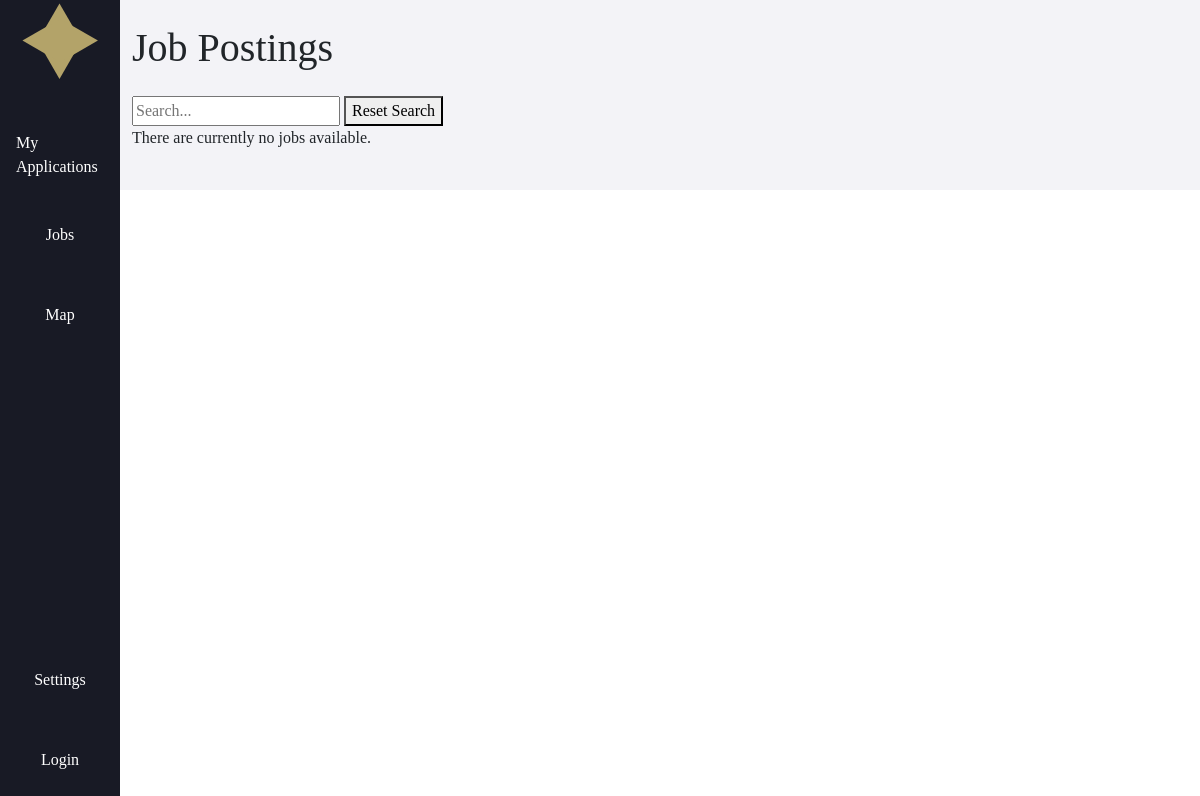
/jobs, run on an earlier commit of the app's database.
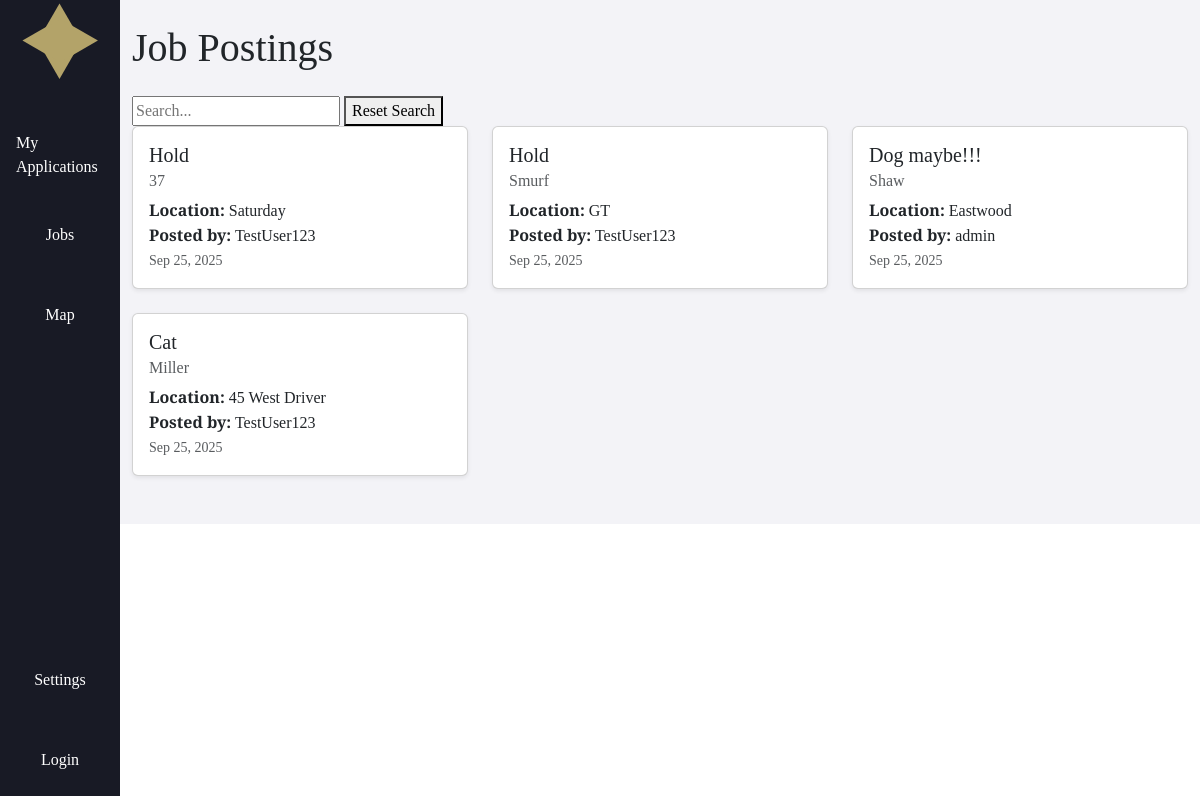
And on a later commit of the database.
### jobs/models.py (models this page shows, shortened)
class JobPosting(models.Model):
    title = models.CharField(max_length=200)
    description = models.TextField()
    company = models.CharField(max_length=100)
    location = models.CharField(max_length=100)
    posted_by = models.ForeignKey(User, on_delete=models.CASCADE)  # recruiter
    date_posted = models.DateTimeField(auto_now_add=True)

### accounts/models.py (models this page shows)
class CustomUser(AbstractUser):
    ROLE_CHOICES = (
        ("recruiter", "Recruiter"),
        ("user", "User"),
    )
    role = models.CharField(max_length=20, choices=ROLE_CHOICES, default="user")

### home/views.py (the view)
# urls.py: path('jobs', views.jobs, name='home.jobs'),
def jobs(request):
    query = request.GET.get("q")
    jobs = JobPosting.objects.all().order_by('-date_posted')
    if query:
        jobs = jobs.filter(title__icontains=query)
    return render(request, 'home/jobs.html', {'jobs': jobs})

### jobble/context_processors.py (called while the page is built, shortened)
def user_template(request):
    return {"base_template": "base.html"}           # default for anonymous users

### home/templates/home/jobs.html
{% extends base_template %}
{% load static %}
{% block content %}
<div class="container py-4">
  <h1 class="mb-4">Job Postings</h1>
  <div class="row">
	<form action="{% url 'home.jobs' %}" method="get">
		<input name="q" type="text" placeholder="Search...">
		<button action="{% url 'home.jobs' %}">Reset Search</button>
	</form>
    {% for job in jobs %}
      <div class="col-md-6 col-lg-4 mb-4">
        <div class="card shadow-sm h-100">
          <div class="card-body">
            <h5 class="card-title">{{ job.title }}</h5>
            <h6 class="card-subtitle mb-2 text-muted">{{ job.company }}</h6>
            <p class="card-text">
              <strong>Location:</strong> {{ job.location }}<br>
              <strong>Posted by:</strong> {{ job.posted_by.username }}<br>
              <small class="text-muted">{{ job.date_posted|date:"M d, Y" }}</small>
            </p>
          </div>
        </div>
      </div>
    {% empty %}
      <p>There are currently no jobs available.</p>
    {% endfor %}
  </div>
</div>
{% endblock content %}

### jobble/templates/base.html (shortened to what this page needs)
<!DOCTYPE html>
<html>
    {% load static %}
  <head>
  <link rel="stylesheet" href="{% static 'css/style.css' %}">
  <link href="https://cdn.jsdelivr.net/npm/bootstrap@5.3.3/dist/css/bootstrap.min.css" rel="stylesheet"crossorigin="anonymous">
  <link rel="stylesheet" href="https://cdnjs.cloudflare.com/ajax/libs/font-awesome/6.1.1/css/all.min.css">
  </head>
  <body>
 <div class="d-flex">
    <nav class="sidebar d-flex flex-column align-items-center">
      <div class="testsvg d-flex align-items-center justify-content-center">
        <a href="{% url 'home.index' %}" class="d-flex align-items-center">
          <img src="{% static 'img/Logo.svg' %}" width="100%" height="100%" alt="">
        </a>
      </div>
      <ul class="nav flex-column mb-auto">
        <li class="nav-item">
          <div class="test d-flex align-items-center justify-content-center">
          <a href="{% url 'home.applications' %}" class="nav-link">My Applications</a>
          </div>
        </li>
        <li class="nav-item">
          <div class="test d-flex align-items-center justify-content-center">
          <a href="{% url 'home.jobs' %}" class="nav-link">Jobs</a>
          </div>
        </li>
        <li class="">
          <div class="test d-flex align-items-center justify-content-center">
          <a href="{% url 'home.maps' %}" class="nav-link">Map</a>
          </div>
        </li>
      </ul>
      <div class="nav flex-column test2">
        <div class="nav-item test d-flex align-items-center justify-content-center">
          <a href="#" class="nav-link">Settings</a>
        </div>
        <div class="test d-flex align-items-center justify-content-center">
            {% if user.is_authenticated %}
            <div class="text-center">
            <a class="nav-link"
              href="{% url 'accounts.logout' %}">Logout, {{user.username }}?</a>
            </div>
            {% else %}
            <a class="nav-link"
              href="{% url 'accounts.login' %}">Login</a>
            {% endif %}
        </div>
      </div>
    </nav>
     <div class="main-content">
    {% block content %}
    {% endblock content %}
    </div>
</body>
</html>

### jobble/static/css/style.css (style rules this page uses)
* { font-family: "DM Serif Text", serif; font-weight: 400; font-style: normal; }
.main-content { background-color: #F3F3F7; width: 90vw; margin-left: 10vw; }
body { overflow-x: hidden; }
.sidebar { height: 100vh; width: 10vw; position: fixed; top: 0; left: 0; background-color: #181A25; justify-content: space-between; }
.sidebar .nav-link { color: #ffffff; }
.test { height: 10vh; width: 10vw; }
.test2 { justify-content: flex-end; }
.testsvg { width: auto; height: auto; }
h1 { font-size: 36px; }

What changed in the data, as far as the page shows it:
added JobPosting: title "Hold", company "37", location "Saturday", posted_by.username "TestUser123", date_posted "Sep 25, 2025"
added JobPosting: title "Hold", company "Smurf", location "GT", posted_by.username "TestUser123", date_posted "Sep 25, 2025"
added JobPosting: title "Dog maybe!!!", company "Shaw", location "Eastwood", posted_by.username "admin", date_posted "Sep 25, 2025"
added JobPosting: title "Cat", company "Miller", location "45 West Driver", posted_by.username "TestUser123", date_posted "Sep 25, 2025"
Also different on the page:
text no longer shown: "There are currently no jobs available."
